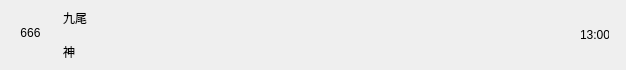
<?xml version="1.0" encoding="UTF-8"?>
<ui version="4.0">
 <class>ChatUserWidClass</class>
 <widget class="QWidget" name="ChatUserWidClass">
  <property name="windowModality">
   <enum>Qt::WindowModality::NonModal</enum>
  </property>
  <property name="geometry">
   <rect>
    <x>0</x>
    <y>0</y>
    <width>626</width>
    <height>70</height>
   </rect>
  </property>
  <property name="minimumSize">
   <size>
    <width>0</width>
    <height>70</height>
   </size>
  </property>
  <property name="maximumSize">
   <size>
    <width>16777215</width>
    <height>70</height>
   </size>
  </property>
  <property name="windowTitle">
   <string>ChatUserWid</string>
  </property>
  <layout class="QHBoxLayout" name="horizontalLayout">
   <property name="spacing">
    <number>5</number>
   </property>
   <property name="leftMargin">
    <number>6</number>
   </property>
   <property name="topMargin">
    <number>2</number>
   </property>
   <property name="rightMargin">
    <number>6</number>
   </property>
   <property name="bottomMargin">
    <number>2</number>
   </property>
   <item>
    <widget class="QWidget" name="icon_widget" native="true">
     <property name="minimumSize">
      <size>
       <width>50</width>
       <height>50</height>
      </size>
     </property>
     <property name="maximumSize">
      <size>
       <width>50</width>
       <height>50</height>
      </size>
     </property>
     <layout class="QHBoxLayout" name="horizontalLayout_2">
      <property name="leftMargin">
       <number>0</number>
      </property>
      <property name="topMargin">
       <number>0</number>
      </property>
      <property name="rightMargin">
       <number>0</number>
      </property>
      <item>
       <widget class="QLabel" name="icon_label">
        <property name="minimumSize">
         <size>
          <width>45</width>
          <height>45</height>
         </size>
        </property>
        <property name="maximumSize">
         <size>
          <width>45</width>
          <height>45</height>
         </size>
        </property>
        <property name="text">
         <string>666</string>
        </property>
        <property name="alignment">
         <set>Qt::AlignmentFlag::AlignCenter</set>
        </property>
       </widget>
      </item>
     </layout>
    </widget>
   </item>
   <item>
    <widget class="QWidget" name="user_info_widget" native="true">
     <layout class="QVBoxLayout" name="verticalLayout">
      <property name="leftMargin">
       <number>2</number>
      </property>
      <property name="topMargin">
       <number>2</number>
      </property>
      <property name="rightMargin">
       <number>2</number>
      </property>
      <property name="bottomMargin">
       <number>2</number>
      </property>
      <item>
       <widget class="QLabel" name="user_name_label">
        <property name="text">
         <string>九尾</string>
        </property>
       </widget>
      </item>
      <item>
       <widget class="QLabel" name="user_chat_label">
        <property name="text">
         <string>神</string>
        </property>
       </widget>
      </item>
     </layout>
    </widget>
   </item>
   <item>
    <widget class="QWidget" name="time_widget" native="true">
     <property name="minimumSize">
      <size>
       <width>50</width>
       <height>50</height>
      </size>
     </property>
     <property name="maximumSize">
      <size>
       <width>50</width>
       <height>50</height>
      </size>
     </property>
     <layout class="QHBoxLayout" name="horizontalLayout_3">
      <item>
       <widget class="QLabel" name="time_label">
        <property name="text">
         <string>13:00</string>
        </property>
        <property name="alignment">
         <set>Qt::AlignmentFlag::AlignCenter</set>
        </property>
       </widget>
      </item>
     </layout>
    </widget>
   </item>
  </layout>
 </widget>
 <layoutdefault spacing="6" margin="11"/>
 <resources/>
 <connections/>
</ui>
